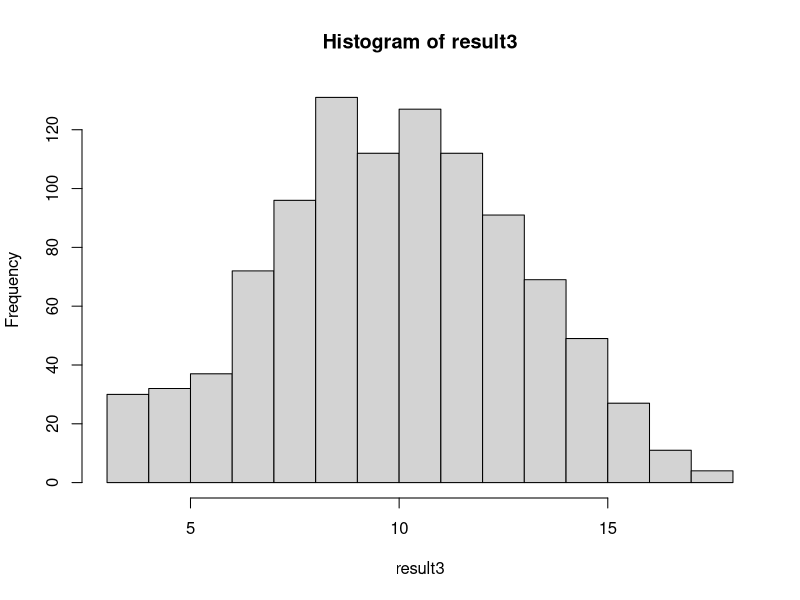
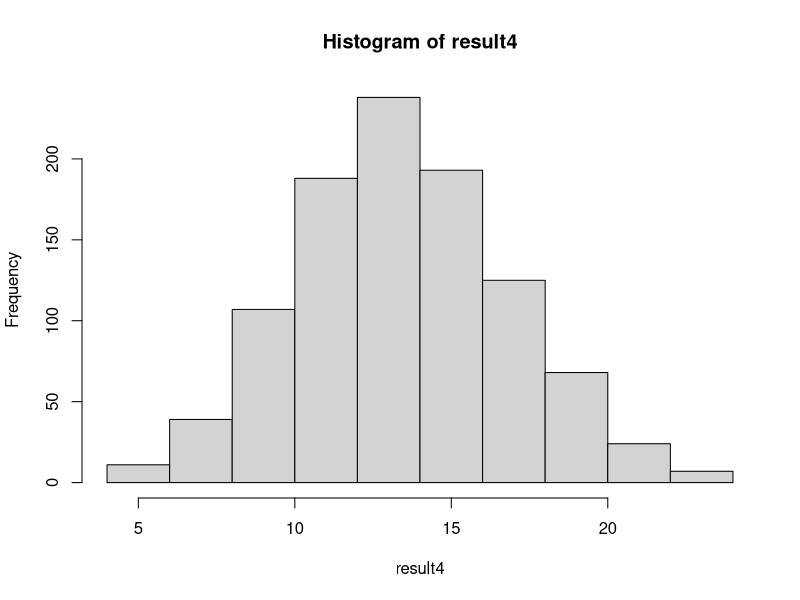
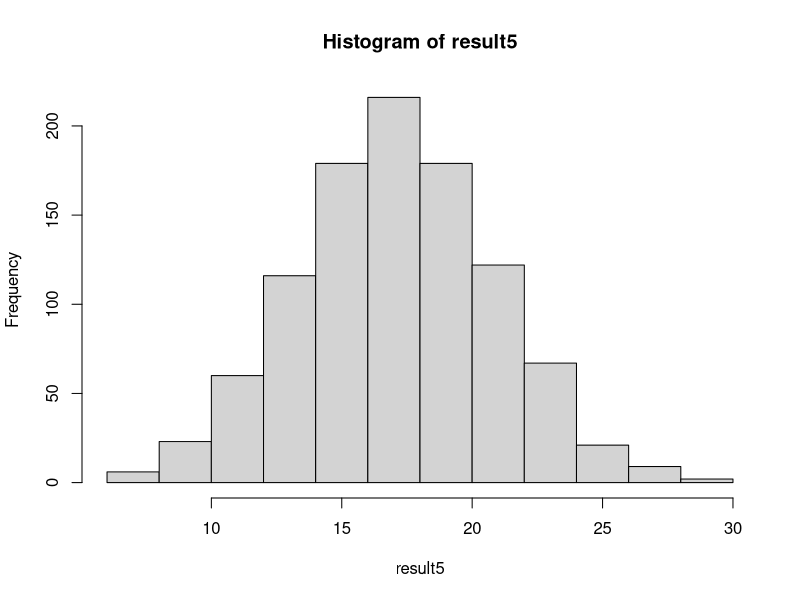

Recreate these plots in R, in order.
#####Rolling 3 dies#####
result3 <- c()
for (i in 1:1000) {
  res1 <- sample(6,1,replace = FALSE)
  res2 <- sample(6,1,replace = FALSE)
  res3 <- sample(6,1,replace = FALSE)
  res <- res1+res2+res3
  result3 <- c(result3,res)
}
hist(result3)
#####Rolling 4 dies#####
result4 <- c()
for (i in 1:1000) {
  res1 <- sample(6,1,replace = FALSE)
  res2 <- sample(6,1,replace = FALSE)
  res3 <- sample(6,1,replace = FALSE)
  res4 <- sample(6,1,replace = FALSE)
  res <- res1+res2+res3+res4
  result4 <- c(result4,res)
}
hist(result4)
#####Rolling 5 dies#####
result5 <- c()
for (i in 1:1000) {
  res1 <- sample(6,1,replace = FALSE)
  res2 <- sample(6,1,replace = FALSE)
  res3 <- sample(6,1,replace = FALSE)
  res4 <- sample(6,1,replace = FALSE)
  res5 <- sample(6,1,replace = FALSE)
  res <- res1+res2+res3+res4+res5
  result5 <- c(result5,res)
}
hist(result5)